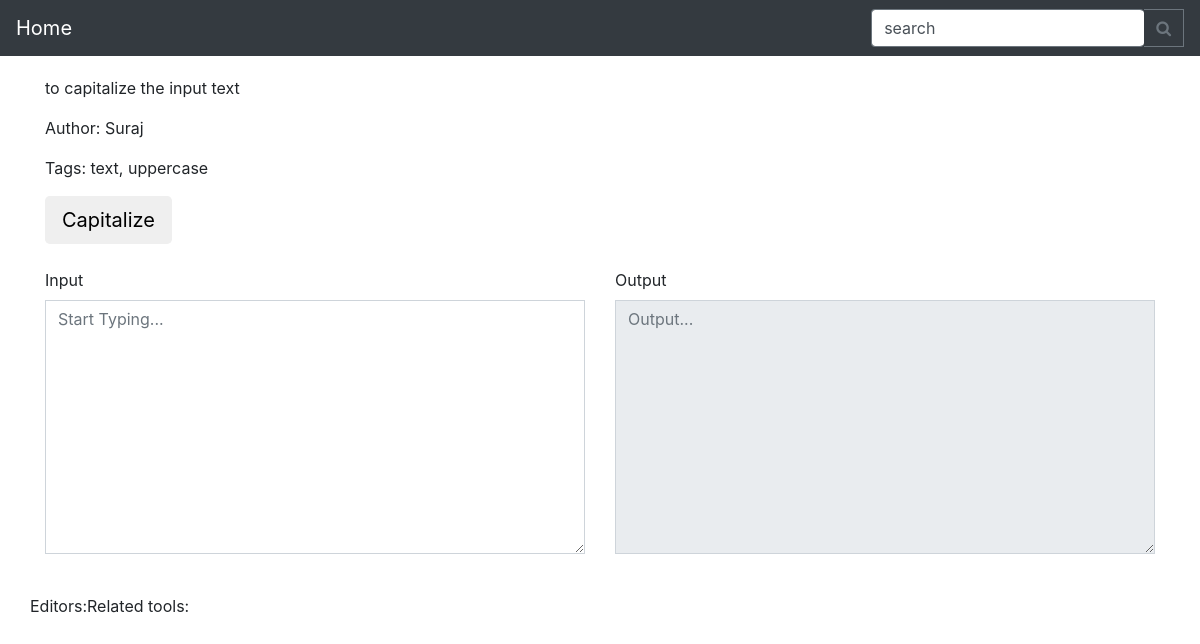
/t/Capitalize/, run on an earlier commit of the app's database.
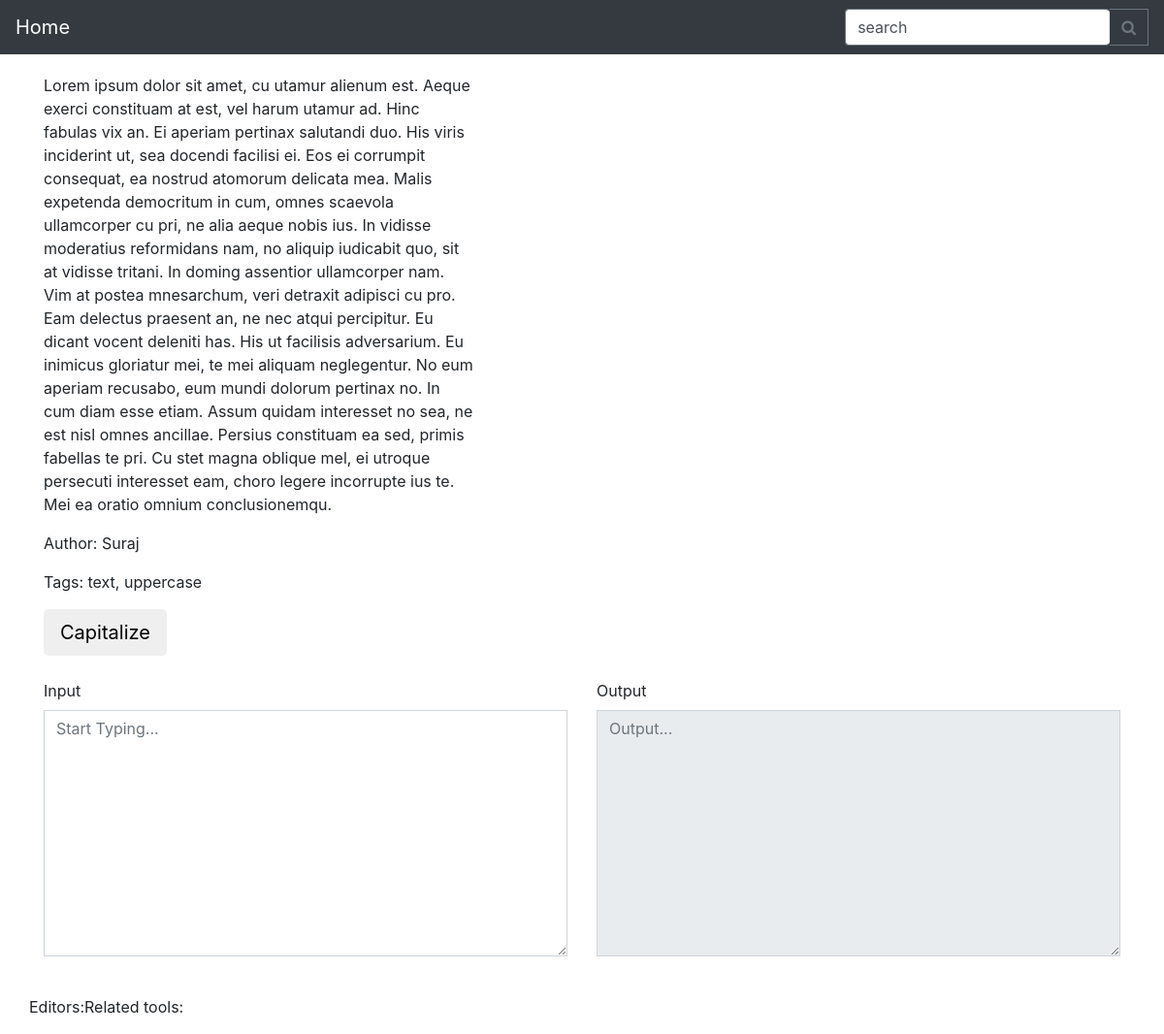
And on a later commit of the database.
### mainapp/models.py (models this page shows, shortened)
class Tool(models.Model):
    name = models.CharField(max_length=30)
    url_endpoint = models.CharField(max_length=30,blank=True)
    meta_description = models.TextField(blank=True)
    meta_title = models.CharField(max_length=30,blank=True  )
    long_description = models.TextField(blank=True)
    short_description = models.TextField(blank=True)
    category = models.CharField(max_length=50,blank=True,default='Uncategorized')
    image = models.FileField(blank=True,null=True,upload_to='tools')
    author = models.ForeignKey(UserProfile, on_delete=models.CASCADE,related_name='author_tool_set')
    editors = models.ManyToManyField(UserProfile, related_name='editors_tool_set',blank=True)
    tags = models.ManyToManyField(Tag,blank=True)
    template_name = models.CharField(max_length=30,blank=False)
    related_tools = models.ManyToManyField("self", blank=True)
    created_at = models.DateTimeField(auto_now_add=True)
    updated_at = models.DateTimeField(auto_now=True)

class UserProfile(models.Model):
    user = models.OneToOneField(User, on_delete=models.CASCADE)
    name = models.CharField(max_length=30)
    discourse = models.URLField(null=True, blank=True)
    about = models.TextField()
    profilepic = models.FileField(blank=True,null=True,upload_to='profile_pic')
    github =  models.URLField(null=True, blank=True)
    website = models.URLField(null=True,blank=True )

### mainapp/views.py (the view)
# urls.py: url(r'^t/(?P<tool_name>[^/]+)/$',views.tool,name='tool'),
def tool(request,tool_name):
    tool = get_object_or_404(models.Tool,url_endpoint__iexact=tool_name)
    context={'tool':tool}
    print(tool.tags.all())
    return render(request,'tools/{0}'.format(tool.template_name),context)

### mainapp/models.py (called while the page is built)
    def __str__(self):
        return self.tag

### templates/tools/capitalize.html (shortened to what this page needs)
{% extends "base.html" %}
{% load staticfiles %}
{% block head %}
<link rel="stylesheet" type="text/css"  href="{% static 'css/style.css' %}">
{% endblock %}
{% block content %}
<div class="container">
<div class="row">
<div class="col-sm-5">
    <p class="left">
    {{tool.short_description}}
    </p>
</div>
</div>
<div class="row">
  <div class="col-sm-5">
    <p>
    Author: {{tool.author.name}}
  </p>
  Tags:  {% for tag in tool.tags.all %}
        {% if forloop.last %}
          {{tag}}
        {% else %}
          {{tag}},
        {% endif %}
    {% endfor %}
  </div>
</div>
<div class="row">
  <div class="col-sm-5 col-sm-offset-5">
    <button type="button" class="btn btn-flat btn-lg " onclick="capitalize()">Capitalize</button>
  </div>
</div>
<br>
<div class="row">
  <div class="col-sm-6">
      <div class="form-group">
          <label for="inputtextarea">Input</label>
          <textarea class="form-control rounded-0" id="inputtextarea" rows="10" placeholder="Start Typing..."></textarea>
      </div>
  </div>
  <div class="col-sm-6">
    <div class="form-group">
        <label for="outputtextarea">Output</label>
        <textarea class="form-control rounded-0" id="outputtextarea" rows="10" placeholder="Output..." disabled></textarea>
    </div>
  </div>
</div>
<br>
<div class="row">
  <p>Editors:
  </p>
<p>Related tools:
</p>
</div>
</div>
{% endblock %}

What changed in the data, as far as the page shows it:
changed Tool "Suraj": short_description "to capitalize the input text" → "Lorem ipsum dolor sit amet, cu utamur alienum est. Aeque exerci constituam at est, vel harum utamur ad. Hinc fabulas vix an. Ei aperiam pertinax salutandi duo. His viris inciderint ut, sea docendi facilisi ei. Eos ei corrumpit consequat, ea nostrud atomorum delicata mea. Malis expetenda democritum in cum, omnes scaevola ullamcorper cu pri, ne alia aeque nobis ius. In vidisse moderatius reformidans nam, no aliquip iudicabit quo, sit at vidisse tritani. In doming assentior ullamcorper nam. Vim at postea mnesarchum, veri detraxit adipisci cu pro. Eam delectus praesent an, ne nec atqui percipitur. Eu dicant vocent deleniti has. His ut facilisis adversarium. Eu inimicus gloriatur mei, te mei…"
